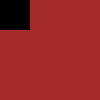
Frame 1 (no input)
Frame 60 (no input): identical to frame 1, image omitted
Frame 120 (the mouse pressed at the canvas centre since frame 60): identical to frame 1, image omitted

The p5.js sketch that drew this single still picture (run headless with seeded random() and noise() and a simulated clock; from frame 60 on, the mouse is pressed at the canvas centre):

// p5.js sketch
// ── sketch.js

var setup = () => {
	createCanvas(100, 100);
	background('brown');
};

var draw = () => {
	fill('black');
	noStroke();
	rect(0,0,30,30);
};
